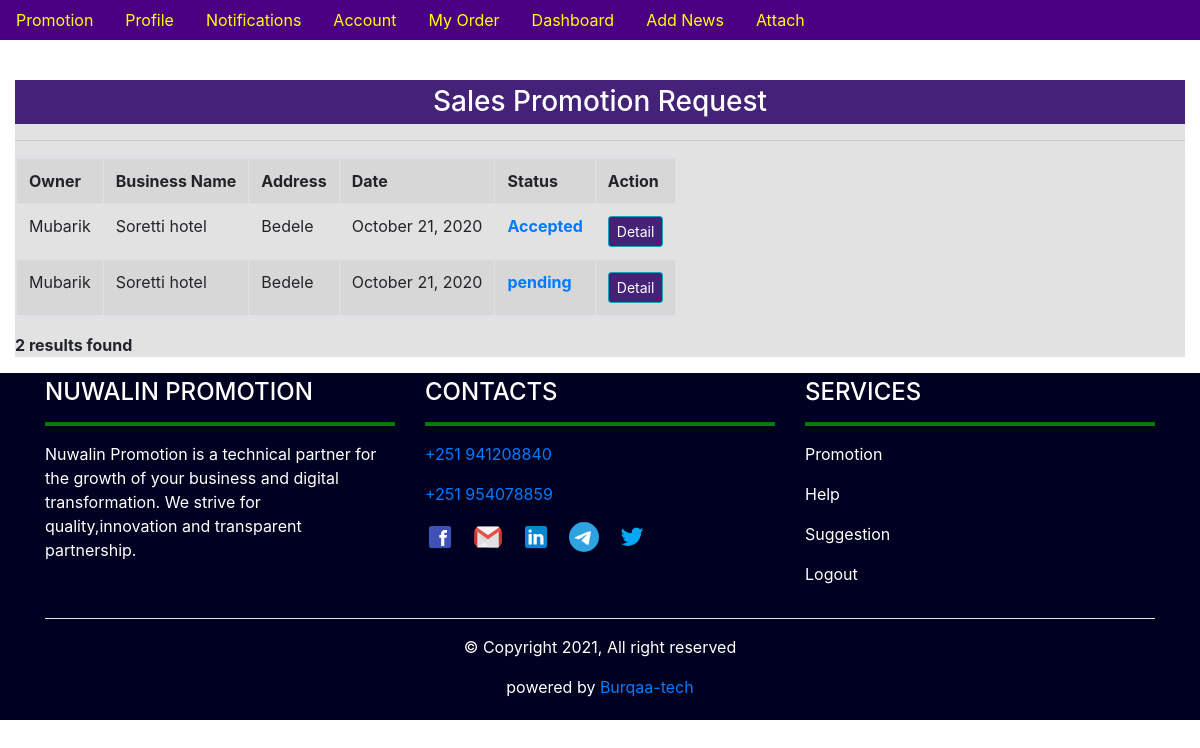
Page /dashboard/salespromo (signed in) on the committed database.
### promotion/models.py (models this page shows, shortened)
class SalesPromotion(models.Model):
    STATUS = (
        ('pending', 'pending'),
        ('Accepted', 'Accepted'),
    )
    owner = models.ForeignKey(User, on_delete=models.CASCADE, related_name='ownerprofile')
    business_name=models.CharField(max_length=300)
    address = models.CharField(max_length=100)
    specific_area = models.CharField(max_length=100)
    description=models.TextField(max_length=2000)
    image1 = models.ImageField()
    image2 = models.ImageField()
    image3 = models.ImageField(null=True, blank=True)
    contact_info=models.TextField(max_length=100)
    status = models.CharField(max_length=100,choices=STATUS, default='pending')
    date_posted = models.DateTimeField(default=timezone.now)

### promotion/decorators.py (the view)
        def wrapper_func(request,*args,**kwargs):
            group = None
            if request.user.groups.exists():
                group=request.user.groups.all()[0].name
            if group in allowed_roles:
                return view_func(request,*args,**kwargs)
            else:
                return HttpResponse('you are not allowed to this page')

### promotion/views.py (called while the page is built)
@login_required(login_url='login')
@allowed_users(allowed_roles=['admin'])
def viewsalesorder(request):
    salespromo = SalesPromotion.objects.all()
    context = {'salespromo': salespromo
               }
    return render(request, 'promotion/views_sales_order.html', context)

### promotion/templates/promotion/views_sales_order.html
{% extends 'promotion/base.html' %}
{% load static %}
{% block content %}
<div class="col-md" style="margin-top:80px;">
                    <div class="" style="background:#e2e2e2">
                         <center> <h3 style="background:#442277;color:white;padding:5px;">Sales Promotion Request</h3><hr>
                         </center>
                          <table class="table table-striped table-bordered table-responsive">
                              <tr>
                                  <th>Owner</th>
                                  <th>Business Name</th>
                                  <th>Address</th>
                                  <th>Date</th>
                                  <th>Status</th>
                                  <th>Action</th>
                              </tr>
                              {% for order in salespromo %}
                                <tr>
                                    <td>{{order.owner}}</td>
                                    <td>{{order.business_name}}</td>
                                    <td>{{order.address}}</td>
                                    <td>{{order.date_posted|date:"F d, Y"}}</td>
                                    <td style="color:blue"> <a  href="{% url 'approve' order.id%}" type="submit"><b>{{order.status}}</b></a></td>
                                     <td>
                                         <a class="btn btn-sm btn-info" style="background:#442277;color:white;" href="">Detail</a>
                                </tr>
                              {% endfor %}
                          </table>
                        <p><b>{{salespromo.count}} results found</b></p>
                    </div>
            </div>
{% endblock content  %}

### rows in the picture
SalesPromotion: owner "Mubarik", business_name "Soretti hotel", address "Bedele", date_posted "October 21, 2020", status "Accepted"
SalesPromotion: owner "Mubarik", business_name "Soretti hotel", address "Bedele", date_posted "October 21, 2020", status "pending"

### other values in the picture
{{ salespromo.count }} "2"
